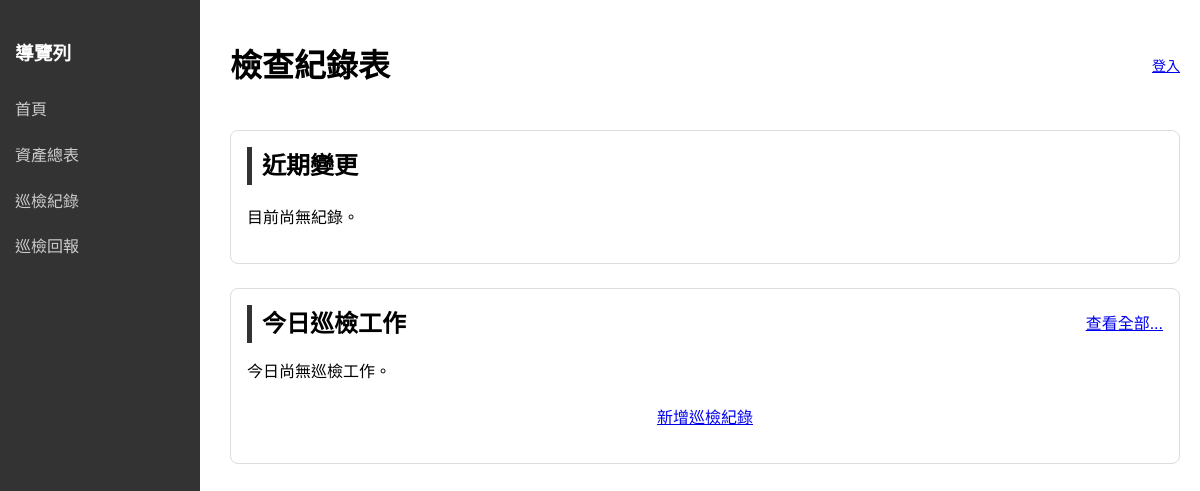
Before: /src/public/inspections.php with the older database file.
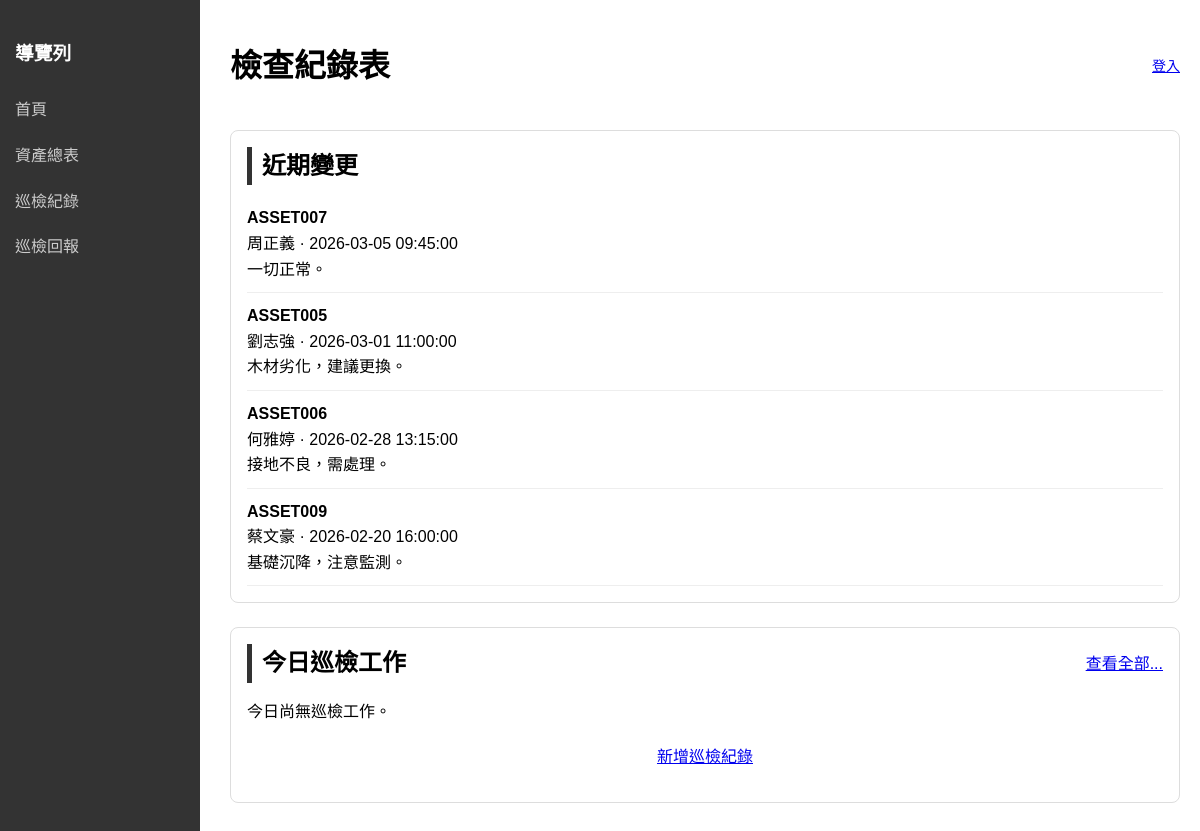
After: the same page with the newer database file.
### tables this page shows
CREATE TABLE IF NOT EXISTS `Inspectionlog` (
  `inspec_id` varchar(50) PRIMARY KEY NOT NULL comment '檢查紀錄ID',
  `asset_id` varchar(10) NOT NULL comment '資產ID',
  `inspector_id` varchar(10) NOT NULL comment '檢查員ID',
  `observation` text comment '觀察結果',
  `risk_score` int comment '風險分數' CHECK (`risk_score` BETWEEN 0 AND 100),
  `inspec_time` datetime NOT NULL comment '檢查時間'
) COMMENT = 'risk_score range: 0–100';

CREATE TABLE IF NOT EXISTS `Employees`(
  `id_num` varchar(10) PRIMARY KEY NOT NULL comment '員工ID',
  `fullname` varchar(100) NOT NULL comment '姓名',
  `role` enum('Inspector', 'Technician','assetmanager','deptmanager') NOT NULL comment '身分組',
  `account` varchar(50) NOT NULL comment '帳號',
  `userpwd` varchar(255) NOT NULL comment '密碼',
  `pwdhash` varchar(255) NOT NULL comment '密碼雜湊值',
  `status` enum('active', 'inactive') NOT NULL comment '帳號狀態',
  `email` varchar(100) comment '電子郵件',
  `created_at` datetime NOT NULL comment '帳號建立時間',
  `updated_at` datetime comment '帳號更新時間'
);

### src/public/inspections.php (the view, shortened to what this page needs)
<?php
$recentInspections = [];
$todayInspections = [];
?>
<!DOCTYPE html>
<html lang="zh-Hant">
<head>
    <link rel="stylesheet" href="css/style.css">
</head>
<body>
    <?php
    try {
        $dsn = "mysql:host=" . $_ENV['DB_HOST'] . ";dbname=" . $_ENV['DB_NAME'] . ";port=" . $_ENV['DB_PORT'];
        $pdo = new PDO($dsn, $_ENV['DB_USER'], $_ENV['DB_PASS']);
        $pdo->setAttribute(PDO::ATTR_ERRMODE, PDO::ERRMODE_EXCEPTION);
        $recentSql = "SELECT il.inspec_id, il.asset_id, il.observation, il.risk_score, il.inspec_time, e.fullname AS inspector_name
            FROM Inspectionlog il
            LEFT JOIN Employees e ON il.inspector_id = e.id_num
            ORDER BY il.inspec_time DESC
            LIMIT 4";
        $recentStmt = $pdo->query($recentSql);
        $recentInspections = $recentStmt->fetchAll(PDO::FETCH_ASSOC);
        $todaySql = "SELECT il.inspec_id, il.asset_id, il.observation, il.risk_score, il.inspec_time, e.fullname AS inspector_name
            FROM Inspectionlog il
            LEFT JOIN Employees e ON il.inspector_id = e.id_num
            WHERE DATE(il.inspec_time) = CURDATE()
            ORDER BY il.inspec_time ASC
            LIMIT 3";
        $todayStmt = $pdo->query($todaySql);
        $todayInspections = $todayStmt->fetchAll(PDO::FETCH_ASSOC);
    } catch (PDOException $e) {
        die("Database error: " . $e->getMessage());
    }
    ?>
        <aside class="sidebar">
            <h3>導覽列</h3>
            <a href="inspections.php">首頁</a>
            <a href="assets.php">資產總表</a>
            <a href="inspec-history.php">巡檢紀錄</a>
            <a href="new-inspec.php">巡檢回報</a>
        </aside>
    <div class="main">
        <div class="headerflex">
            <h1>檢查紀錄表</h1>
            <div class="session-box">
                <?php if (!empty($_SESSION['employee_id'])): ?>
                    <div><?= htmlspecialchars($_SESSION['employee_name'] ?? $_SESSION['employee_account'] ?? '使用者') ?></div>
                    <div><?= htmlspecialchars($_SESSION['employee_role'] ?? '') ?></div>
                    <div><a href="logout.php">切換帳號</a></div>
                <?php else: ?>
                    <a href="login.php">登入</a>
                <?php endif; ?>
            </div>
        </div>
        <section class="section-card">
            <h2>近期變更</h2>
            <?php if (count($recentInspections) > 0): ?>
                <ul class="recent-list">
                    <?php foreach ($recentInspections as $log): ?>
                        <li>
                            <strong><?= htmlspecialchars($log['asset_id']) ?></strong>
                            <div><?= htmlspecialchars($log['inspector_name'] ?? '未指派檢查員') ?> · <?= htmlspecialchars($log['inspec_time']) ?></div>
                            <div><?= htmlspecialchars(mb_strimwidth($log['observation'] ?? '', 0, 48, '...')) ?></div>
                        </li>
                    <?php endforeach; ?>
                </ul>
            <?php else: ?>
                <p>目前尚無紀錄。</p>
            <?php endif; ?>
        </section>
        <section class="section-card" id="today-work">
            <div class="headerflex" style="margin-bottom: 12px;">
                <h2 style="margin: 0;">今日巡檢工作</h2>
                <a href="#">查看全部...</a>
            </div>
            <?php if (count($todayInspections) > 0): ?>
                <table class="work-table">
                    <thead>
                        <tr>
                            <th>項目</th>
                            <th>狀態</th>
                        </tr>
                    </thead>
                    <tbody>
                        <?php foreach ($todayInspections as $index => $log): ?>
                            <?php $isNewSubmission = date('Y-m-d', strtotime($log['inspec_time'])) === date('Y-m-d'); ?>
                            <tr>
                                <td>項目<?= $index + 1 ?> · <?= htmlspecialchars($log['asset_id']) ?></td>
                                    <td class="action-links">
                                        <?php if ($isNewSubmission): ?>
                                            <span>已填報</span>
                                        <?php else: ?>
                                            <a href="new-inspec.php?asset_id=<?= urlencode($log['asset_id']) ?>">填報</a>
                                        <?php endif; ?>
                                    </td>
                                <td class="action-links"><a href="inspec-details.php?id=<?= urlencode($log['inspec_id']) ?>">檢視</a></td>
                            </tr>
                        <?php endforeach; ?>
                    </tbody>
                </table>
            <?php else: ?>
                <p>今日尚無巡檢工作。</p>
            <?php endif; ?>
            <p style="text-align: center; margin-top: 20px;"><a href="new-inspec.php">新增巡檢紀錄</a></p>
        </section>
    </div>
</body>
</html>

Changed rows visible on the page:
added inspectionlog: asset "ASSET007", inspector.fullname "周正義", inspec_time "2026-03-05 09:45:00", observation "一切正常。"
added inspectionlog: asset "ASSET005", inspector.fullname "劉志強", inspec_time "2026-03-01 11:00:00", observation "木材劣化，建議更換。"
added inspectionlog: asset "ASSET006", inspector.fullname "何雅婷", inspec_time "2026-02-28 13:15:00", observation "接地不良，需處理。"
added inspectionlog: asset "ASSET009", inspector.fullname "蔡文豪", inspec_time "2026-02-20 16:00:00", observation "基礎沉降，注意監測。"
Other visible differences:
text no longer shown: "目前尚無紀錄。"
